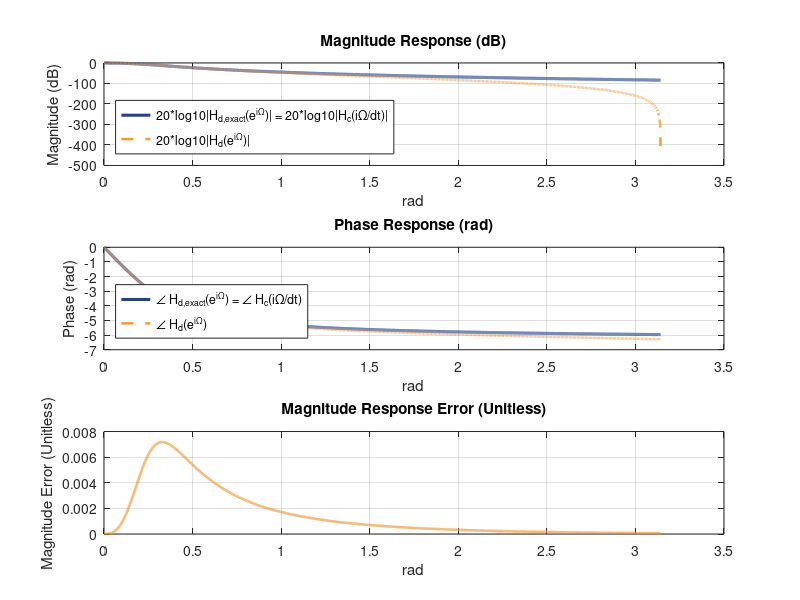

The MATLAB script that drew this image: (Note: this script raises an error after producing the figure.)
% ============================== (A) ================================== %

clear all

dt = 0.2;

den_common = dt^4 + 5*dt^3 + 10*dt^2 + 10*dt + 4;

b4 = (dt^4) / den_common;
a3 = (4*dt^4 + 10*dt^3 - 20*dt - 16) / den_common;
a2 = (6*dt^4 - 20*dt^2 + 24)          / den_common;
a1 = (4*dt^4 - 10*dt^3 + 20*dt - 16) / den_common;
a0 = (dt^4 - 5*dt^3 + 10*dt^2 - 10*dt + 4) / den_common;

num_d = b4 * [1, 4, 6, 4, 1];
den_d = [1, a3, a2, a1, a0];

num_c = [0, 0,  0,  0, 4];
den_c = [1, 5, 10, 10, 4];

OMEGA = linspace(0, pi, 10001); % normalized digital frequency [0, pi]
omega = OMEGA/dt;                % continuous frequency [0, pi/T]
sFreq = 1i.*omega;
zFreq = exp(1i.*OMEGA);
sMat = [sFreq.^4; sFreq.^3; sFreq.^2; sFreq.^1; sFreq.^0];
zMat = [zFreq.^4; zFreq.^3; zFreq.^2; zFreq.^1; zFreq.^0];

Yexact = (num_c*sMat) ./ (den_c*sMat);

Yd = (num_d*zMat) ./ (den_d*zMat);

Yerror = abs(Yexact - Yd);

figure(1)
subplot(3, 1, 1)
plot(OMEGA, 20*log10(abs(Yexact)), ...
    'Color', [0.15, 0.25, 0.55], 'LineWidth', 2.2, 'LineStyle', '-');
hold on;
plot(OMEGA, 20*log10(abs(Yd)), ...
    'Color', [0.95, 0.60, 0.20], 'LineWidth', 1.8, 'LineStyle', '--');
hold off;
xlabel('rad'); ylabel('Magnitude (dB)'); grid on
legend('20*log10|H_{d,exact}(e^{i\Omega})| = 20*log10|H_c(i\Omega/dt)|', '20*log10|H_d(e^i^\Omega)|', 'Location', 'southwest')
title('Magnitude Response (dB)')

subplot(3, 1, 2)
plot(OMEGA, unwrap(angle(Yexact)), ...
    'Color', [0.15, 0.25, 0.55], 'LineWidth', 2.2, 'LineStyle', '-');
hold on;
plot(OMEGA, unwrap(angle(Yd)), ...
    'Color', [0.95, 0.60, 0.20], 'LineWidth', 1.8, 'LineStyle', '--');
hold off;
xlabel('rad'); ylabel('Phase (rad)'); grid on
legend('\angle H_{d,exact}(e^{i\Omega}) = \angle H_c(i\Omega/dt)', '\angle H_d(e^{i\Omega})', 'Location', 'southwest');
title('Phase Response (rad)')

subplot(3, 1, 3)
plot(OMEGA, Yerror, 'Color', [0.95, 0.60, 0.20], 'LineWidth', 1.8)
xlabel('rad'); ylabel('Magnitude Error (Unitless)'); grid on
title('Magnitude Response Error (Unitless)')
sgtitle('Homework 19 - Frequency Response (Discrete Time)')

% ============================== (B) ================================== %

% Direct Form II implementation
A = [0  1   0   0; ...
    0   0   1   0; ...
    0   0   0   1; ...
    -a0 -a1 -a2 -a3]
B = [0; 0; 0; 1]

% find the strictly proper tf part numerator
beta3 = b4 * (4 - a3);
beta2 = b4 * (6 - a2);
beta1 = b4 * (4 - a1);
beta0 = b4 * (1 - a0);
C = [beta0, beta1, beta2, beta3]

D = b4

% ============================== (C) ================================== %

% Eigenvalues and distance to unit circle
lambda = eig(A);
rho = abs(lambda);
theta = angle(lambda);
d = abs(1 - rho);

polar_form = compose('%.6f * exp(i * %.5f)', rho, theta);

T = table(polar_form, d, 'VariableNames', {'Polar_Form', 'Distance_d'});
disp(T)

% ============================== (E) ================================== %

% Diagonal form

[P, Adiag] = eig(A);

Adiag
Bdiag = inv(P)*B
Cdiag = C*P
Ddiag = D

% ============================== (F) ================================== %

% Parallel as possible

Ppar = [real(P(:,1)), imag(P(:,1)), P(:,3), P(:,4)];

Apar = inv(Ppar) * A * Ppar
Bpar = inv(Ppar) * B
Cpar = C*Ppar
Dpar = D
